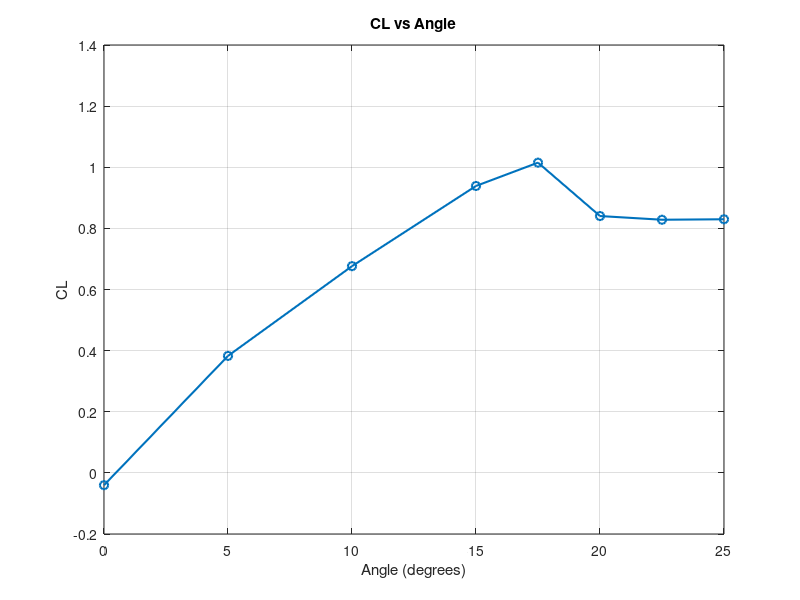

MATLAB code for this plot:
% Define the data
angles = [0, 5, 10, 15, 17.5, 20, 22.5, 25];
x_over_c = [0.016, 0.071, 0.175, 0.317, 0.510, 0.698, 0.032, 0.119, 0.230, 0.413, 0.603, 0.794];
Cp_values = [
    0.135, -0.560, -0.613, -0.505, -0.342, -0.162, -0.036, -0.541, -0.559, -0.397, -0.288, -0.072;
    0.852, 0.110, -0.203, -0.203, -0.148, -0.074, -1.143, -1.254, -0.996, -0.701, -0.332, -0.111;
    -0.850, 0.585, 0.208, 0.019, 0.038, 0.019, -2.417, -1.850, -1.510, -0.755, -0.415, -0.113;
    1.000, 0.913, 0.515, 0.258, 0.159, 0.059, -3.430, -2.617, -1.388, -0.793, -0.396, -0.159;
    0.959, 1.019, 0.630, 0.346, 0.203, 0.081, -3.619, -2.928, -1.362, -0.773, -0.427, -0.163;
    1.070, 1.103, 0.723, 0.443, 0.256, 0.093, -0.699, -0.746, -0.746, -0.769, -0.746, -0.653;
    1.099, 1.223, 0.842, 0.570, 0.347, 0.149, -0.545, -0.594, -0.594, -0.644, -0.644, -0.594;
    1.025, 1.340, 1.004, 0.778, 0.477, 0.251, -0.351, -0.401, -0.427, -0.452, -0.552, -0.552;
];

% Preallocate space for CL
CL = zeros(size(angles));

% Calculate CL for each angle
for j = 1:length(angles)
    Cp_u = Cp_values(j, 1:6);
    Cp_l = Cp_values(j, 7:end);
    
    CL_int = 0; % Intermediate sum
    for i = 1:5  % Loop till 5 because we'll consider pairwise values
        CL_int = CL_int + (Cp_l(i+1) + Cp_l(i) - Cp_u(i+1) - Cp_u(i)) * (x_over_c(i+1) - x_over_c(i)) / 2;
    end
    
    CL(j) = CL_int;
end

% Display the results
for j = 1:length(angles)
    fprintf('Angle: %.1f, CL: %.3f\n', angles(j), CL(j));
end

% 绘制图像
figure; % 打开新的图形窗口
plot(angles, -CL, '-o', 'LineWidth', 1.5); % 使用 '-o' 参数来绘制线和标记
xlabel('Angle (degrees)'); % x轴标签
ylabel('CL'); % y轴标签
title('CL vs Angle'); % 图的标题
grid on; % 打开网格
print('cl.eps', '-depsc');


